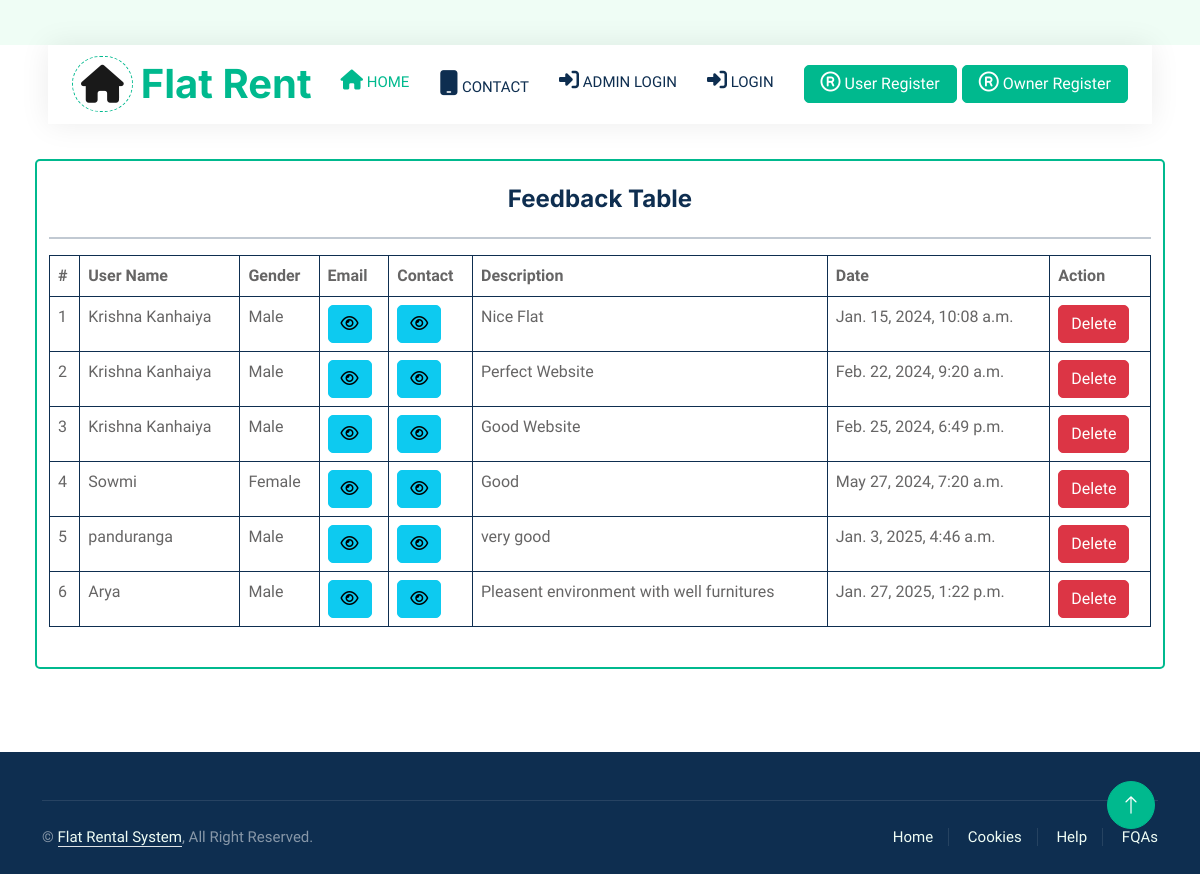
The page /feedback/ on the database its author committed.
### Flatapp/models.py (models this page shows, shortened)
class Feedback(models.Model):
    register = models.ForeignKey(Registration, on_delete=models.CASCADE, null=True, blank=True)
    description = models.CharField(max_length=100, null=True, blank=True)
    creationdate = models.DateTimeField(auto_now_add=True)

class Registration(models.Model):
    user = models.ForeignKey(User, on_delete=models.CASCADE, null=True, blank=True)
    address = models.CharField(max_length=100, null=True, blank=True)
    mobile = models.CharField(max_length=100, null=True, blank=True)
    aadhar = models.CharField(max_length=100, null=True, blank=True)
    sec_question = models.CharField(max_length=200, null=True, blank=True)
    answer = models.CharField(max_length=200, null=True, blank=True)
    aadhar_img = models.FileField(null=True, blank=True)
    gender = models.CharField(max_length=200, null=True, blank=True)
    status = models.IntegerField(choices=STATUS, default=1)
    creationdate = models.DateTimeField(auto_now_add=True)

### Flatapp/views.py (the view)
# urls.py: path('feedback/', feedback, name="feedback"),
def feedback(request):
    data = Feedback.objects.all()
    d = {'data': data}
    return render(request, 'view_feedback.html', d)

### Flatapp/templates/view_feedback.html (shortened to what this page needs)
{% extends 'index.html' %}
{% load static %}
{% block body %}
<link rel="stylesheet" href="https://cdnjs.cloudflare.com/ajax/libs/font-awesome/6.2.0/css/all.min.css" />
<div class="container-fluid mb-5 wow fadeIn" data-wow-delay="0.1s" style="padding: 35px;">
            <div class="card container border border-2 border-primary py-4">
                <h4 class="text-center">Feedback Table</h4>
                <hr class="border border-dark"/>
                <table class="table table-bordered border-dark">
                    <thead>
                    <tr>
                        <th>#</th>
                        <th>User Name</th>
                        <th>Gender</th>
                        <th>Email</th>
                        <th>Contact</th>
                        <th>Description</th>
                        <th>Date</th>
                        <th>Action</th>
                    </tr>
                    </thead>
                    <tbody>
                    {% for i in data %}
                    <tr>
                        <td>{{forloop.counter}}</td>
                        <td>{{i.register.user.first_name}}</td>
                        <td>{{i.register.gender}}</td>
                        <td>
                            <button type="button" class="btn btn-info" id="email-btn-{{forloop.counter}}" onclick="togglePassword('email-{{forloop.counter}}', this.id)"><i class="fa fa-eye"></i></button>
                        </td>
                        <td>
                            <button type="button" class="btn btn-info" id="mobile-btn-{{forloop.counter}}" onclick="togglePassword('mobile-{{forloop.counter}}', this.id)"><i class="fa fa-eye"></i></button>
                        </td>
                        <td>{{i.description}}</td>
                        <td>{{i.creationdate}}</td>
                        <td>
                            <a href="{% url 'delete_feed' pid=i.id %}" onclick="return confirm('Are you sure?')">
                                <button type="button" class="btn btn-danger">Delete
                                </button>
                            </a>
                        </td>
                    </tr>
                    {% endfor %}
                    </tbody>
                </table>
            </div>
        </div>
{% endblock %}

### Flatapp/static/css/style.css (style rules this page uses)
:root { --primary: #00B98E; --secondary: #FF6922; --light: #EFFDF5; --dark: #0E2E50; }
.btn { transition: .5s; }

### Flatapp/templates/view_feedback.html (style rules this page uses)
td { padding:0px; }

### rows shown on the page
Feedback: register.user.first_name "Krishna Kanhaiya", register.gender "Male", description "Nice Flat", creationdate "Jan. 15, 2024, 10:08 a.m."
Feedback: register.user.first_name "Krishna Kanhaiya", register.gender "Male", description "Perfect Website", creationdate "Feb. 22, 2024, 9:20 a.m."
Feedback: register.user.first_name "Krishna Kanhaiya", register.gender "Male", description "Good Website", creationdate "Feb. 25, 2024, 6:49 p.m."
Feedback: register.user.first_name "Sowmi", register.gender "Female", description "Good", creationdate "May 27, 2024, 7:20 a.m."
Feedback: register.user.first_name "panduranga", register.gender "Male", description "very good", creationdate "Jan. 3, 2025, 4:46 a.m."
Feedback: register.user.first_name "Arya", register.gender "Male", description "Pleasent environment with well furnitures", creationdate "Jan. 27, 2025, 1:22 p.m."
